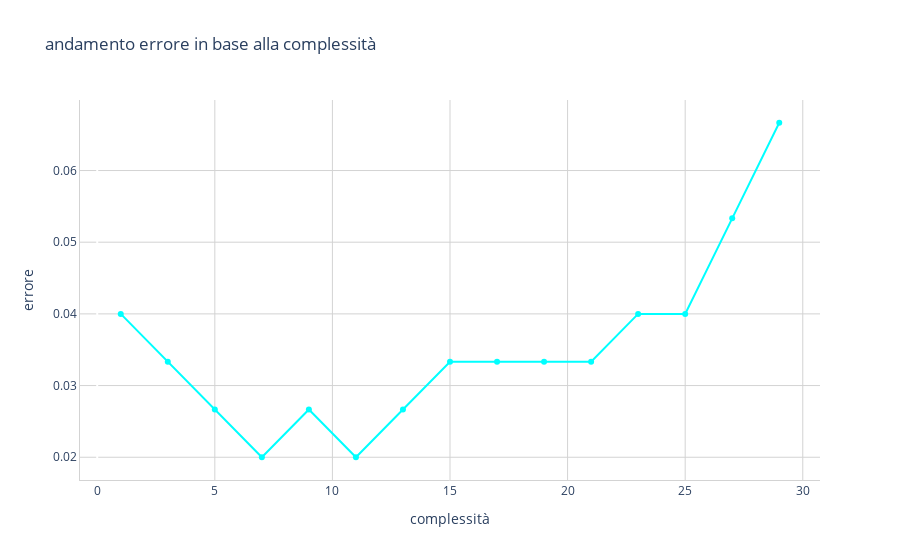

The cell this chart's notebook holds for it:
### Code cell
fig=go.Figure()
fig.add_trace(go.Scatter(x=rang,y=errors,marker_color='cyan'))
fig.update_layout(title='andamento errore in base alla complessità',
                 xaxis_title='complessità',
                 yaxis_title='errore',
                 plot_bgcolor='white')
fig.update_xaxes(linecolor='lightgrey',gridcolor='lightgrey')
fig.update_yaxes(linecolor='lightgrey',gridcolor='lightgrey')
fig.show()

### Figure 1 — Plotly figure (JSON) as saved in the notebook; plotly's stock layout.template omitted (floating-point values rounded to 4 significant figures)
{"data": [{"marker": {"color": "cyan"}, "type": "scatter", "x": [1, 3, 5, 7, 9, 11, 13, 15, 17, 19, 21, 23, 25, 27, 29], "y": [0.04, 0.03333, 0.02667, 0.02, 0.02667, 0.02, 0.02667, 0.03333, 0.03333, 0.03333, 0.03333, 0.04, 0.04, 0.05333, 0.06667]}], "layout": {"plot_bgcolor": "white", "title": {"text": "andamento errore in base alla complessità"}, "xaxis": {"gridcolor": "lightgrey", "linecolor": "lightgrey", "title": {"text": "complessità"}}, "yaxis": {"gridcolor": "lightgrey", "linecolor": "lightgrey", "title": {"text": "errore"}}}}
